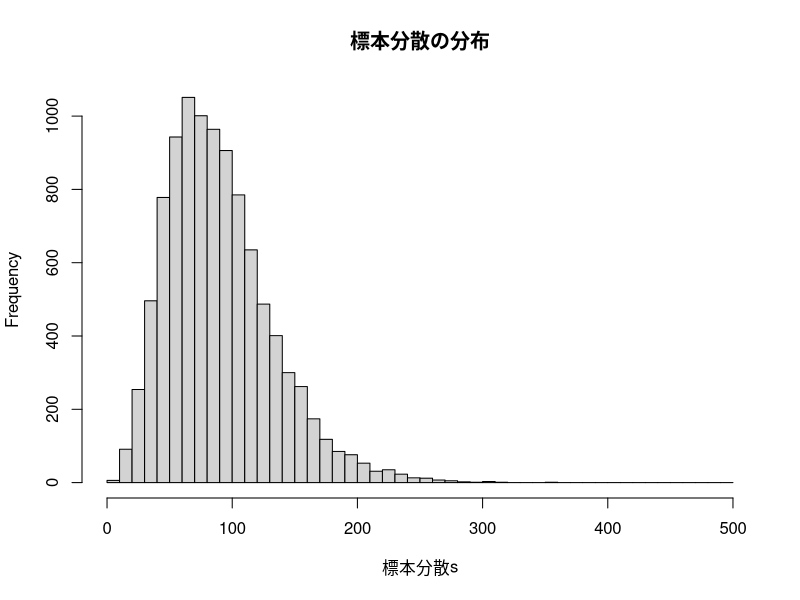
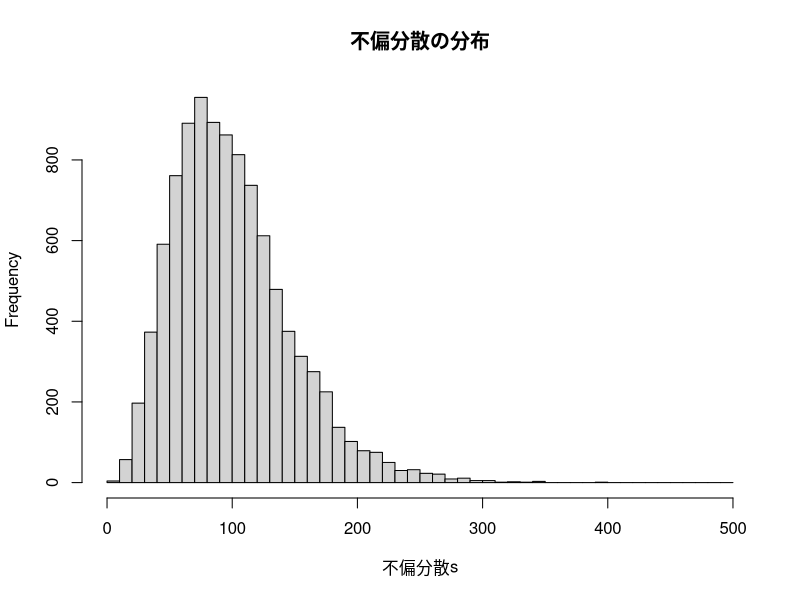
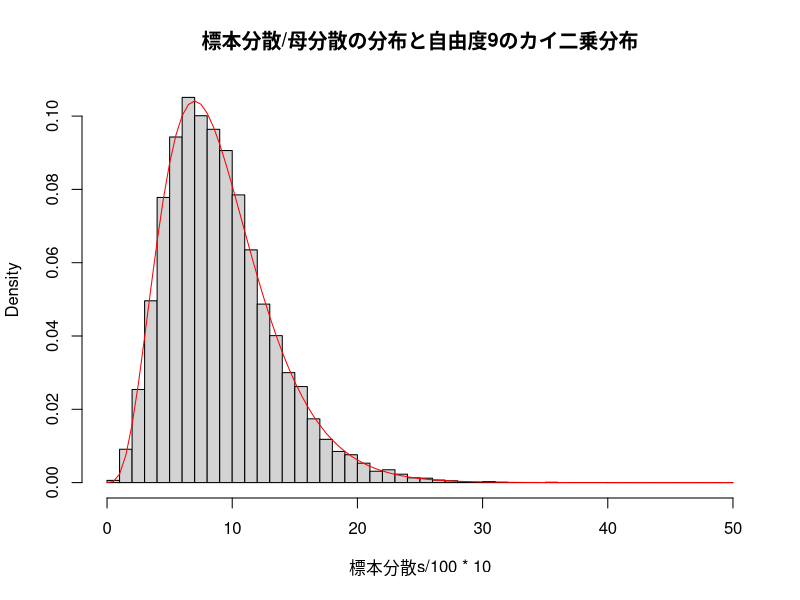
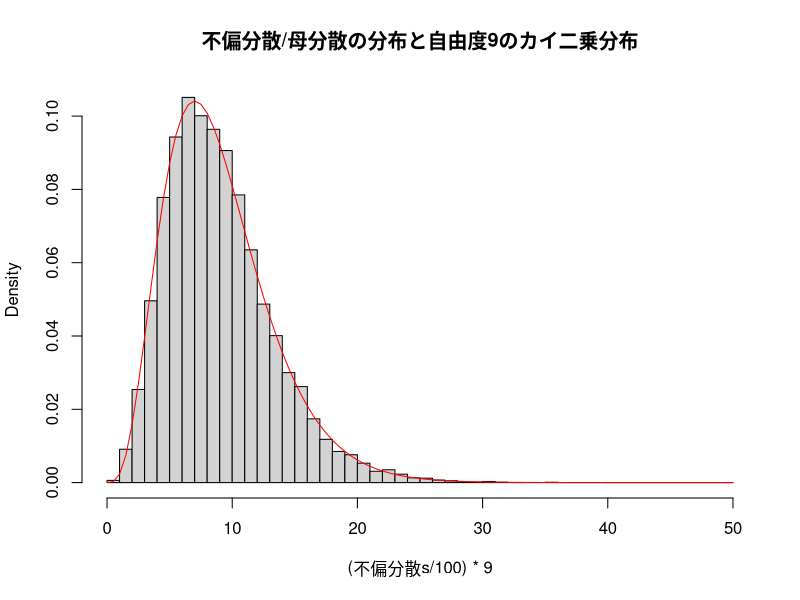
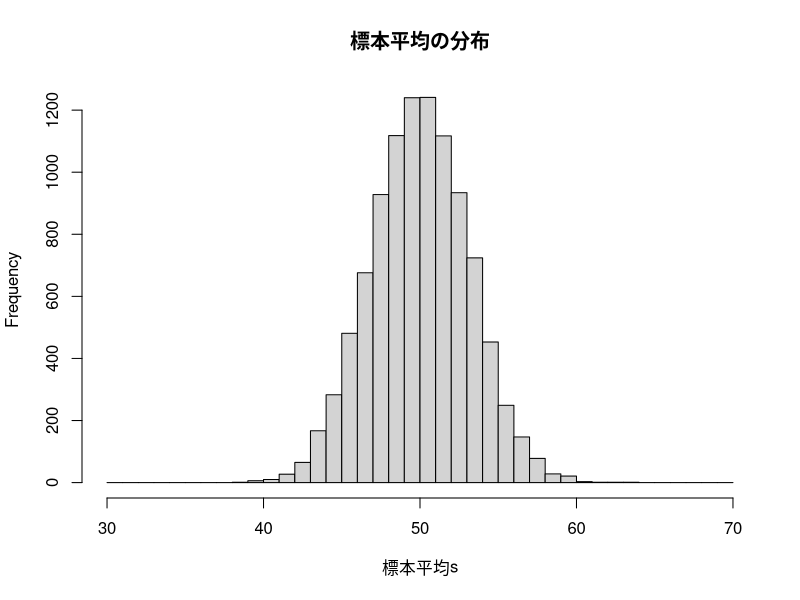
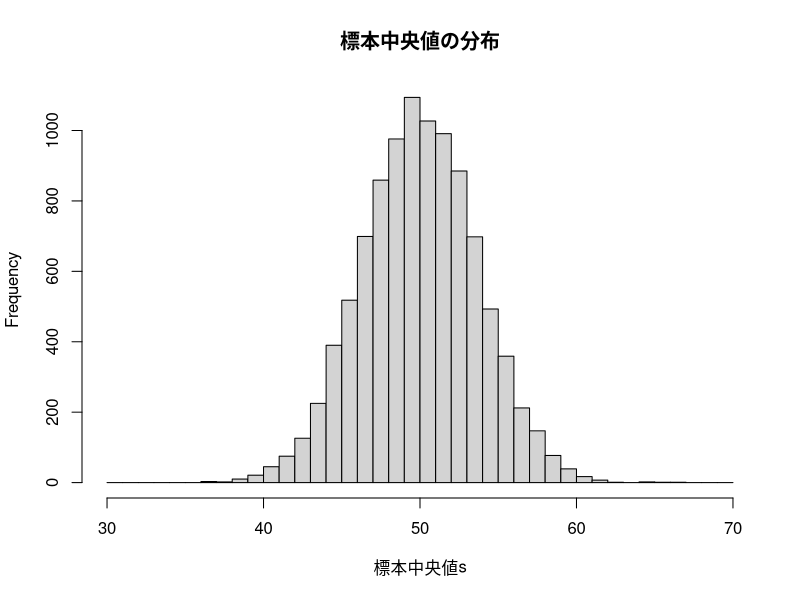

Here is the R script that generated these plots, in order:
##
## 4.6 標本平均以外の標本分布
##

samples.no <- 10000   # いくつ標本を用いるか
sample.size <- 10     # ひとつの標本の中のデータの個数

this.mean <- 50       # 分布の平均
this.sd <- 10         # 分布の標準偏差

標本分散s <- numeric(samples.no) # 各々の標本の分散値の保存場所
不偏分散s <- numeric(samples.no) # 各々の標本の不偏分散値の保存場所

for (i in 1:samples.no) {
  標本 <- rnorm(n=sample.size, mean=this.mean, sd=this.sd) # ひとつの標本の生成
  標本分散s[i] <- mean((標本-mean(標本))^2) 
  不偏分散s[i] <- var(標本)
}

c(mean(標本分散s),sd(標本分散s))  # 標本分散達の平均と分散
c(mean(不偏分散s),sd(不偏分散s))  # 標本不偏分散達の平均と分散
標本分散誤差100以上 <- ifelse(標本分散s>=100,1,0)
不偏分散誤差100以上 <- ifelse(不偏分散s>=100,1,0)
table(標本分散誤差100以上)
table(不偏分散誤差100以上)
##
## 標本分散の頻度表
##
hist(標本分散s, breaks=seq(0,500,10), main="標本分散の分布")
##
## 標本不偏分散の頻度表
##
hist(不偏分散s, breaks=seq(0,500,10), main="不偏分散の分布")
##
## 標本分散の頻度表
##
hist(標本分散s/100*10, freq=FALSE, breaks=seq(0,50,1), main="標本分散/母分散の分布と自由度9のカイ二乗分布")
curve(dchisq(x,9), add=TRUE, col="red")
##
## 標本不偏分散の頻度表
##
hist((不偏分散s/100)*9, freq=FALSE, breaks=seq(0,50,1), main="不偏分散/母分散の分布と自由度9のカイ二乗分布")
curve(dchisq(x,9), add=TRUE, col="red")
##
## 4.6.2 中央値を母平均の推定量として使えるか
##
samples.no <- 10000
sample.size <- 10
this.mean <- 50
this.sd <- 10

標本平均s <- numeric(samples.no)
標本中央値s <- numeric(samples.no)

for (i in 1:samples.no) {
  標本 <- rnorm(n=sample.size,mean=this.mean,sd=this.sd)
  標本平均s[i] <- mean(標本)
  標本中央値s[i] <- median(標本)
}

c(mean(標本平均s), sd(標本平均s))
c(mean(標本中央値s), sd(標本中央値s))
##
## 標本分散の頻度表
##
hist(標本平均s, breaks=seq(30,70,1), main="標本平均の分布")
##
## 標本中央値の頻度表
##
hist(標本中央値s, breaks=seq(30,70,1), main="標本中央値の分布")
